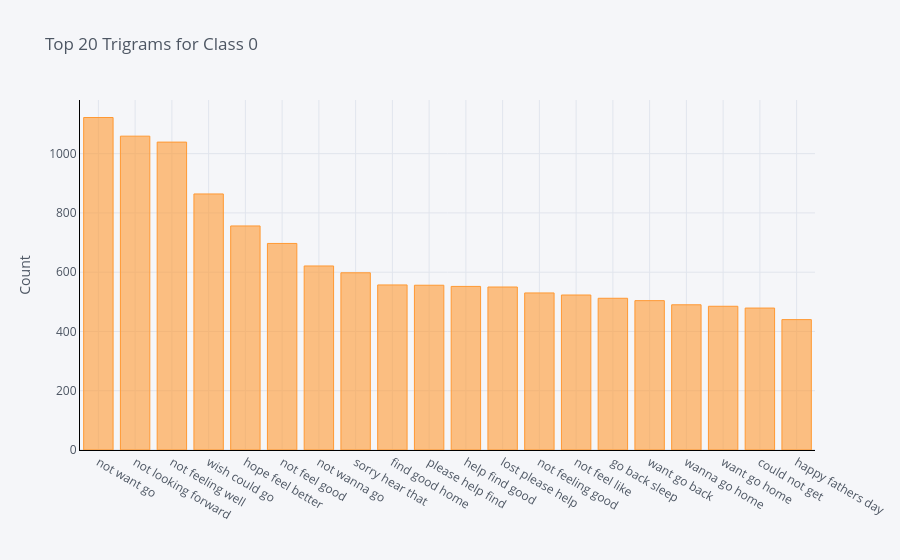

Notebook cell for this chart:
### Code cell
configure_plotly_browser_state()
df5.groupby('Tweet').sum()['Count'].sort_values(ascending=False).iplot(kind='bar', yTitle='Count', linecolor='black', title='Top 20 Trigrams for Class 0')

### Figure 1 — Plotly figure (JSON) as saved in the notebook; plotly's stock layout.template omitted (floating-point values rounded to 4 significant figures)
{"data": [{"marker": {"color": "rgba(255, 153, 51, 0.6)", "line": {"color": "rgba(255, 153, 51, 1.0)", "width": 1}}, "name": "Count", "orientation": "v", "text": "", "type": "bar", "x": ["not want go", "not looking forward", "not feeling well", "wish could go", "hope feel better", "not feel good", "not wanna go", "sorry hear that", "find good home", "please help find", "help find good", "lost please help", "not feeling good", "not feel like", "go back sleep", "want go back", "wanna go home", "want go home", "could not get", "happy fathers day"], "y": [1122, 1059, 1039, 864, 756, 697, 621, 598, 557, 556, 552, 550, 530, 523, 512, 504, 490, 485, 479, 440]}], "layout": {"legend": {"bgcolor": "#F5F6F9", "font": {"color": "#4D5663"}}, "paper_bgcolor": "#F5F6F9", "plot_bgcolor": "#F5F6F9", "title": {"font": {"color": "#4D5663"}, "text": "Top 20 Trigrams for Class 0"}, "xaxis": {"gridcolor": "#E1E5ED", "linecolor": "black", "showgrid": true, "tickfont": {"color": "#4D5663"}, "title": {"font": {"color": "#4D5663"}, "text": ""}, "zerolinecolor": "#E1E5ED"}, "yaxis": {"gridcolor": "#E1E5ED", "linecolor": "black", "showgrid": true, "tickfont": {"color": "#4D5663"}, "title": {"font": {"color": "#4D5663"}, "text": "Count"}, "zerolinecolor": "#E1E5ED"}}}
